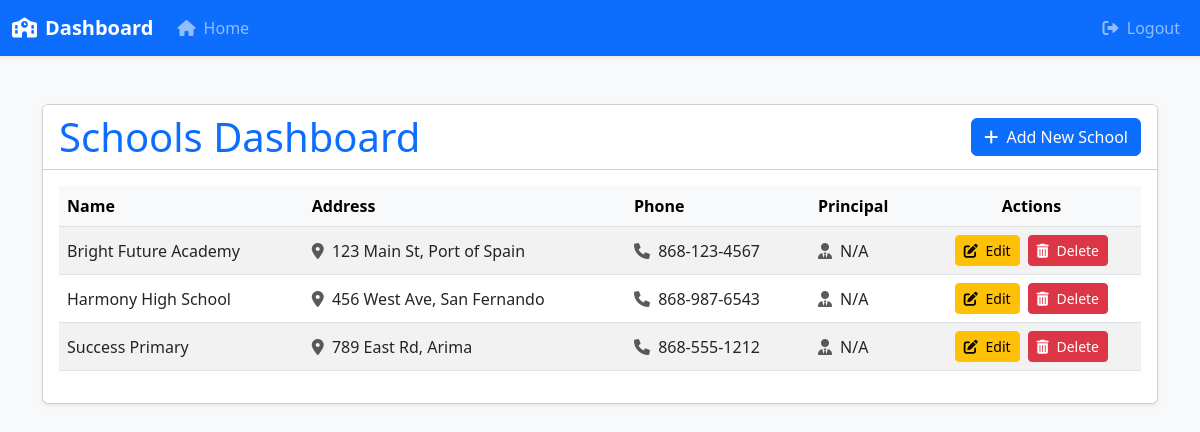
Before: /app/school_management.php (signed in) with the older database file.
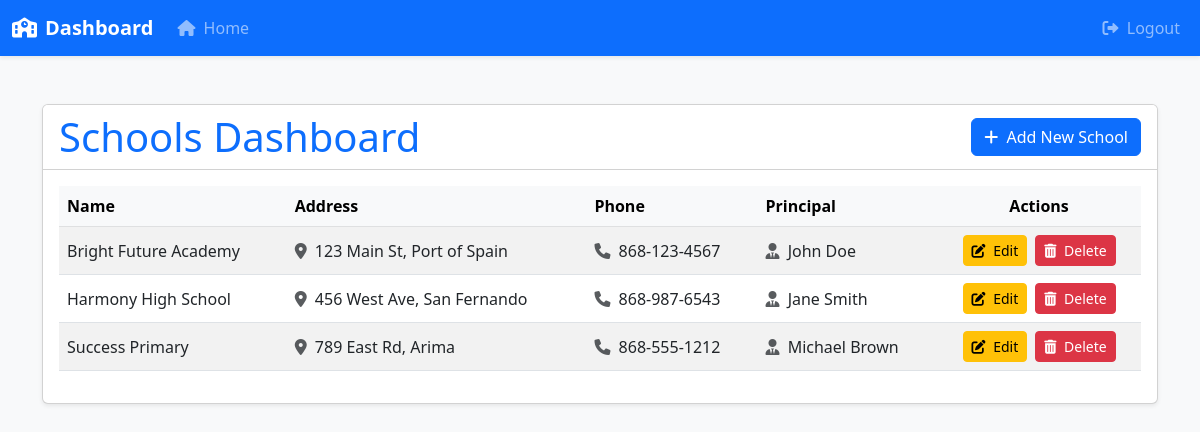
After: the same page with the newer database file.
### tables this page shows
CREATE TABLE schools (
    id INT AUTO_INCREMENT PRIMARY KEY,
    name VARCHAR(255) NOT NULL,
    address TEXT NOT NULL,
    phone VARCHAR(20),
    principal_id INT DEFAULT NULL
);

CREATE TABLE users (
    id INT AUTO_INCREMENT PRIMARY KEY,
    name VARCHAR(255) NOT NULL,
    email VARCHAR(255) NOT NULL UNIQUE,
    password VARCHAR(255) NOT NULL,
    role ENUM('teacher', 'student', 'principal', 'admin') NOT NULL,
    school_id INT DEFAULT NULL,
    FOREIGN KEY (school_id) REFERENCES schools(id) ON DELETE SET NULL
);

### app/db_queries.php (called while the page is built, shortened)
<?php
function getSchools($conn) {
    $sql = "SELECT id, name, address, phone, principal_id FROM schools";
    return $conn->query($sql);
}
?>

### app/school_management.php (the view, shortened to what this page needs)
<?php
require_once 'db_queries.php';
$schools = getSchools($conn);
?>
<!DOCTYPE html>
<html lang="en">
<head>
    <link href="https://cdn.jsdelivr.net/npm/bootstrap@5.3.0-alpha1/dist/css/bootstrap.min.css" rel="stylesheet">
    <link href="https://cdnjs.cloudflare.com/ajax/libs/font-awesome/6.0.0/css/all.min.css" rel="stylesheet">
</head>
<body class="bg-light">
    <nav class="navbar navbar-expand-lg navbar-dark bg-primary shadow-sm">
        <div class="container-fluid">
            <a class="navbar-brand fw-bold" href="index.php">
                <i class="fas fa-school me-2"></i>Dashboard
            </a>
            <div class="collapse navbar-collapse" id="navbarNav">
                <ul class="navbar-nav">
                    <li class="nav-item">
                        <a class="nav-link" href="index.php">
                            <i class="fas fa-home me-1"></i> Home
                        </a>
                    </li>
                </ul>
                <ul class="navbar-nav ms-auto">
                    <?php if (isset($_SESSION['user_id'])): ?>
                        <li class="nav-item">
                            <a class="nav-link" href="logout.php">
                                <i class="fas fa-sign-out-alt me-1"></i> Logout
                            </a>
                        </li>
                    <?php endif; ?>
                </ul>
            </div>
        </div>
    </nav>
    <div class="container py-5">
        <div class="card shadow-sm">
            <div class="card-header bg-white d-flex justify-content-between align-items-center">
                <h1 class="display-6 text-primary mb-0">Schools Dashboard</h1>
                <a href="create_school.php" class="btn btn-primary">
                    <i class="fas fa-plus me-1"></i> Add New School
                </a>
            </div>
            <div class="card-body">
                <div class="table-responsive">
                    <table class="table table-hover table-striped align-middle">
                        <thead class="table-light">
                            <tr>
                                <th>Name</th>
                                <th>Address</th>
                                <th>Phone</th>
                                <th>Principal</th>
                                <th class="text-center">Actions</th>
                            </tr>
                        </thead>
                        <tbody>
                            <?php while ($row = $schools->fetch_assoc()): ?>
                                <tr>
                                    <td class="fw-medium"><?= htmlspecialchars($row['name'] ?? 'Unknown') ?></td>
                                    <td><i class="fas fa-map-marker-alt text-muted me-1"></i> <?= htmlspecialchars($row['address'] ?? 'N/A') ?></td>
                                    <td><i class="fas fa-phone text-muted me-1"></i> <?= htmlspecialchars($row['phone'] ?? 'N/A') ?></td>
                                    <td>
                                        <i class="fas fa-user-tie text-muted me-1"></i>
                                        <?php
                                        if (!empty($row['principal_id'])) {
                                            $principalQuery = "SELECT name FROM users WHERE id = {$row['principal_id']} AND role = 'principal'";
                                            $principalResult = $conn->query($principalQuery);
                                            echo $principalResult->num_rows > 0 ? htmlspecialchars($principalResult->fetch_assoc()['name']) : 'N/A';
                                        } else {
                                            echo 'N/A';
                                        }
                                        ?>
                                    </td>
                                    <td>
                                        <div class="d-flex justify-content-center gap-2">
                                            <a href="edit_school.php?id=<?= $row['id'] ?>" class="btn btn-warning btn-sm">
                                                <i class="fas fa-edit me-1"></i> Edit
                                            </a>
                                            <a href="delete_school.php?id=<?= $row['id'] ?>" class="btn btn-danger btn-sm" onclick="return confirm('Are you sure you want to delete this school?')">
                                                <i class="fas fa-trash-alt me-1"></i> Delete
                                            </a>
                                        </div>
                                    </td>
                                </tr>
                            <?php endwhile; ?>
                        </tbody>
                    </table>
                </div>
            </div>
        </div>
    </div>
</body>
</html>

Changed rows visible on the page:
changed schools "Bright Future Academy": principal.name (not shown) → "John Doe"; no longer shows "N/A"
changed schools "Harmony High School": principal.name (not shown) → "Jane Smith"; no longer shows "N/A"
changed schools "Success Primary": principal.name (not shown) → "Michael Brown"; no longer shows "N/A"
